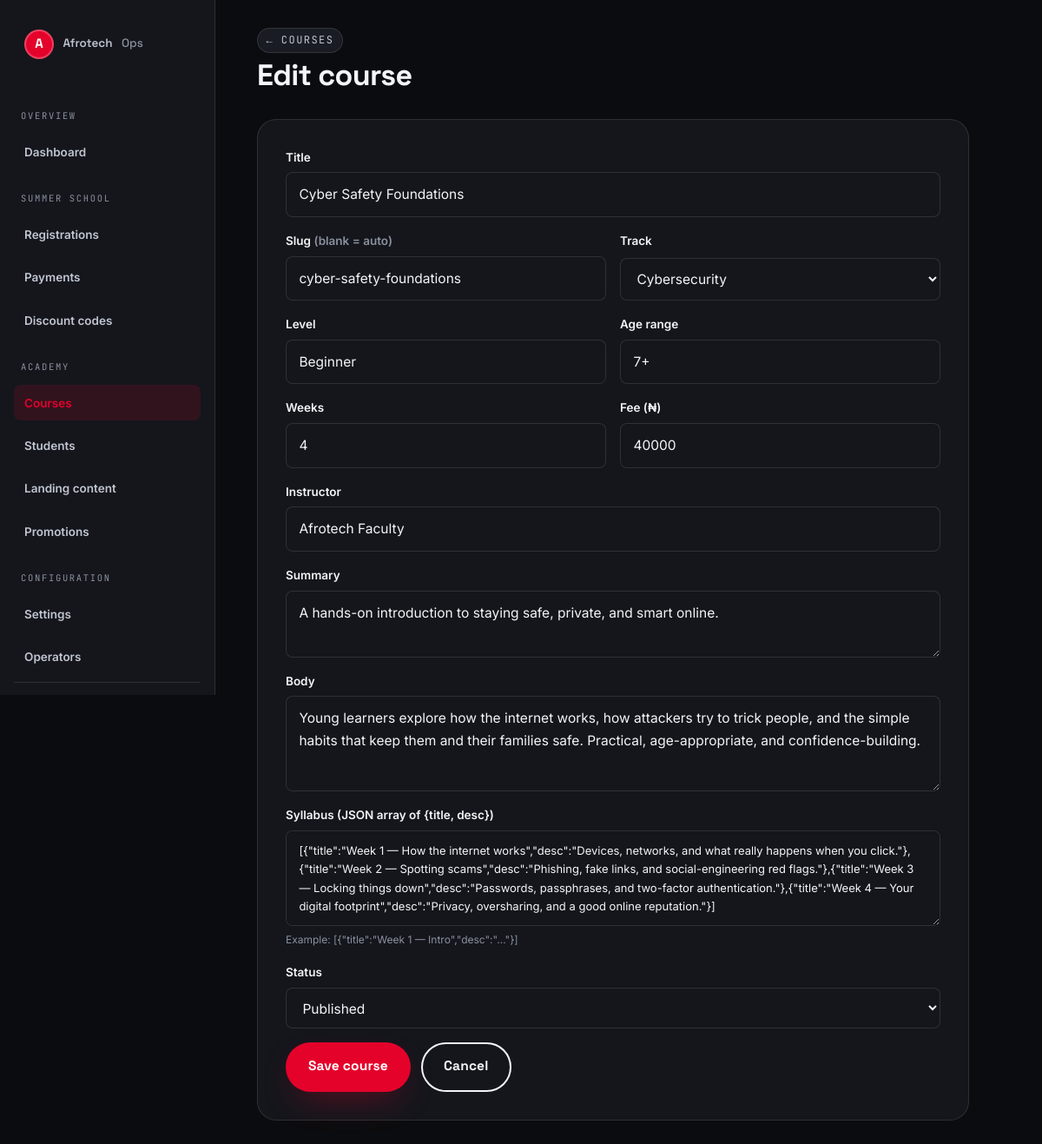
Page /admin/courses/1/edit (signed in) on the committed database.
### tables this page shows
CREATE TABLE IF NOT EXISTS `courses` (
    `id`            INT UNSIGNED AUTO_INCREMENT PRIMARY KEY,
    `title`         VARCHAR(200) NOT NULL,
    `slug`          VARCHAR(200) NOT NULL,
    `track_slug`    VARCHAR(80)  DEFAULT NULL,
    `level`         VARCHAR(40)  DEFAULT 'Beginner',
    `age_range`     VARCHAR(40)  DEFAULT '7+',
    `weeks`         INT NOT NULL DEFAULT 4,
    `instructor`    VARCHAR(160) DEFAULT NULL,
    `price_naira`   INT NOT NULL DEFAULT 0,
    `summary`       VARCHAR(500) DEFAULT NULL,
    `body`          MEDIUMTEXT,
    `syllabus_json` TEXT,                        
    `cover`         VARCHAR(255) DEFAULT NULL,
    `status`        ENUM('draft','published') NOT NULL DEFAULT 'draft',
    `created_at`    TIMESTAMP NOT NULL DEFAULT CURRENT_TIMESTAMP,
    `updated_at`    TIMESTAMP NOT NULL DEFAULT CURRENT_TIMESTAMP ON UPDATE CURRENT_TIMESTAMP,
    UNIQUE KEY `courses_slug` (`slug`),
    KEY `courses_status` (`status`),
    KEY `courses_track`  (`track_slug`)
);

### src/core/View.php (called while the page is built, shortened)
<?php
class View {
    public static function render(string $page, array $data = [], string $layout = 'main'): void {
        $pagePath   = AFT_ROOT . '/src/views/' . $page . '.php';
        $defaults = [
            'title'       => AFT_NAME . ' — ' . AFT_TAGLINE,
            'description' => AFT_DESC,
            'bodyClass'   => '',
            'canonical'   => url(current_path()),
            'breadcrumbs' => [],
        ];
        $data = array_merge($defaults, $data);
        extract($data, EXTR_SKIP);
        require $pagePath;
    }
}

### src/core/Controller.php (called while the page is built, shortened)
<?php
class Controller {
    public function view(string $page, array $data = [], string $layout = 'main'): void {
        View::render($page, $data, $layout);
    }
}

### src/controllers/Admin/CoursesController.php (called while the page is built, shortened)
<?php
class CoursesController extends \Controller {
    public function edit(string $id = ''): void {
        $course = $id ? \Course::find((int)$id) : null;
        $this->view('admin/courses/edit', [
            'title'  => ($course ? 'Edit course' : 'New course') . ' · ' . AFT_NAME . ' Ops',
            'course' => $course,
            'tracks' => \Track::options(),
        ], 'admin');
    }
}

### index.php (called while the page is built, shortened)
<?php
require AFT_ROOT . '/src/core/Helpers.php';
require AFT_ROOT . '/src/core/Database.php';
require AFT_ROOT . '/src/core/View.php';
require AFT_ROOT . '/src/core/Controller.php';
require AFT_ROOT . '/src/core/Router.php';
spl_autoload_register(function (string $class): void {
    $candidates = [
        AFT_ROOT . '/src/controllers/' . str_replace('\\', '/', $class) . '.php',
        AFT_ROOT . '/src/models/' . $class . '.php',
    ];
    foreach ($candidates as $path) {
        if (is_file($path)) { require $path; return; }
    }
});
$router = new Router();
try {
    $path = parse_url($_SERVER['REQUEST_URI'] ?? '/', PHP_URL_PATH) ?: '/';
    $router->dispatch($_SERVER['REQUEST_METHOD'] ?? 'GET', $path);
} catch (Throwable $e) {
    if (AFT_DEBUG) {
        http_response_code(500);
        echo '<pre style="font:12px/1.5 monospace;padding:24px;">';
        echo htmlspecialchars($e->getMessage() . "\n\n" . $e->getTraceAsString());
        echo '</pre>';
    } else {
        error_log('[aft] ' . $e->getMessage() . ' @ ' . $e->getFile() . ':' . $e->getLine());
        try {
            http_response_code(500);
            (new Controller())->view('pages/500', ['title' => 'Something broke'], 'main');
        } catch (Throwable $inner) {
            error_log('[aft/500] ' . $inner->getMessage());
            if (!headers_sent()) header('Content-Type: text/html; charset=utf-8');
            echo '<!doctype html><meta charset="utf-8"><title>Service interrupted</title>'
               . '<style>body{font:16px/1.6 system-ui,sans-serif;padding:48px;max-width:640px;margin:auto;}'
               . 'h1{font-size:28px;}a{color:#E4022B;}</style>'
               . '<h1>The academy is briefly unavailable.</h1>'
               . '<p>We logged this. Try again in a moment, or '
               . '<a href="mailto:reachus@afrostrength.com">email us</a> if it persists.</p>';
        }
    }
} finally {
    if (function_exists('session_status') && session_status() === PHP_SESSION_ACTIVE) {
        @session_write_close();
    }
}

### src/core/Helpers.php (called while the page is built, shortened)
<?php
function e(?string $value): string {
    return htmlspecialchars((string)$value, ENT_QUOTES | ENT_SUBSTITUTE, 'UTF-8');
}
function url(string $path = '/'): string {
    return rtrim(AFT_URL, '/') . '/' . ltrim($path, '/');
}

### config/database.php (called while the page is built)
<?php
return [
    'host'    => getenv('DB_HOST') ?: '127.0.0.1',
    'port'    => (int)(getenv('DB_PORT') ?: 3306),
    'name'    => getenv('DB_NAME') ?: 'afrotech',
    'user'    => getenv('DB_USER') ?: 'root',
    'pass'    => getenv('DB_PASS') ?: '',
    'charset' => 'utf8mb4',
];

### src/core/Database.php (called while the page is built, shortened)
<?php
class Database {
    private static ?PDO $pdo = null;
    private static ?bool $available = null;
    public static function pdo(): PDO {
        if (self::$pdo) return self::$pdo;
        $cfg = require AFT_ROOT . '/config/database.php';
        $dsn = sprintf(
            'mysql:host=%s;port=%d;dbname=%s;charset=%s',
            $cfg['host'], $cfg['port'], $cfg['name'], $cfg['charset']
        );
        try {
            self::$pdo = new PDO($dsn, $cfg['user'], $cfg['pass'], [
                PDO::ATTR_ERRMODE            => PDO::ERRMODE_EXCEPTION,
                PDO::ATTR_DEFAULT_FETCH_MODE => PDO::FETCH_ASSOC,
                PDO::ATTR_EMULATE_PREPARES   => false,
            ]);
            self::$available = true;
        } catch (PDOException $e) {
            self::$available = false;
            error_log('[aft/db] ' . $e->getMessage());
            throw $e;
        }
        return self::$pdo;
    }
    public static function one(string $sql, array $bindings = []): ?array {
        $st = self::pdo()->prepare($sql);
        $st->execute($bindings);
        $row = $st->fetch();
        return $row ?: null;
    }
    public static function available(): bool {
        if (self::$available !== null) return self::$available;
        try { self::pdo(); return self::$available = true; }
        catch (Throwable $e) { return self::$available = false; }
    }
}

### src/models/Course.php (called while the page is built, shortened)
<?php
class Course {
    public static function find(int $id): ?array {
        return Database::one("SELECT * FROM courses WHERE id = ?", [$id]);
    }
}

### src/views/admin/courses/edit.php (the view, shortened to what this page needs)
<?php
$c = $course ?? [];
$val = fn($k, $d = '') => e($c[$k] ?? $d);
?>
<div class="topbar">
  <div><a class="pill" href="<?= e(url('/admin/courses')) ?>">← Courses</a>
    <h1 class="mt-2"><?= $course ? 'Edit course' : 'New course' ?></h1></div>
</div>
<div class="panel" style="max-width:820px">
  <form class="form" method="post" action="<?= e(url('/admin/courses/save')) ?>">
    <div class="field"><label>Title</label><input type="text" name="title" value="<?= $val('title') ?>" required></div>
    <div class="form__row">
      <div class="field"><label>Slug <span class="muted">(blank = auto)</span></label><input type="text" name="slug" value="<?= $val('slug') ?>"></div>
      <div class="field"><label>Track</label>
        <select name="track_slug"><option value="">— None —</option>
          <?php foreach ($tracks as $slug=>$name): ?><option value="<?= e($slug) ?>" <?= ($c['track_slug']??'')===$slug?'selected':'' ?>><?= e($name) ?></option><?php endforeach; ?>
        </select>
      </div>
    </div>
    <div class="form__row">
      <div class="field"><label>Level</label><input type="text" name="level" value="<?= $val('level','Beginner') ?>"></div>
      <div class="field"><label>Age range</label><input type="text" name="age_range" value="<?= $val('age_range','7+') ?>"></div>
    </div>
    <div class="form__row">
      <div class="field"><label>Weeks</label><input type="number" name="weeks" value="<?= $val('weeks','4') ?>"></div>
      <div class="field"><label>Fee (₦)</label><input type="number" name="price_naira" value="<?= $val('price_naira','40000') ?>"></div>
    </div>
    <div class="field"><label>Instructor</label><input type="text" name="instructor" value="<?= $val('instructor','Afrotech Faculty') ?>"></div>
    <div class="field"><label>Summary</label><textarea name="summary" style="min-height:70px"><?= $val('summary') ?></textarea></div>
    <div class="field"><label>Body</label><textarea name="body"><?= $val('body') ?></textarea></div>
    <div class="field"><label>Syllabus (JSON array of {title, desc})</label><textarea name="syllabus_json" class="mono" style="font-size:13px"><?= $val('syllabus_json') ?></textarea><div class="hint">Example: [{"title":"Week 1 — Intro","desc":"…"}]</div></div>
    <div class="field"><label>Status</label>
      <select name="status">
        <option value="published" <?= ($c['status']??'')==='published'?'selected':'' ?>>Published</option>
      </select>
    </div>
    <div class="flex"><button class="btn btn--primary">Save course</button><a class="btn btn--ghost" href="<?= e(url('/admin/courses')) ?>">Cancel</a></div>
  </form>
</div>

### src/core/Router.php (shortened to what this page needs)
<?php
class Router {
    private array $routes = ['GET' => [], 'POST' => []];
    public function get(string $pattern, array $handler): void {
        $this->routes['GET'][] = ['pattern' => $pattern, 'handler' => $handler];
    }
    public function post(string $pattern, array $handler): void {
        $this->routes['POST'][] = ['pattern' => $pattern, 'handler' => $handler];
    }
    public function dispatch(string $method, string $path): void {
        $method = strtoupper($method);
        foreach ($this->routes[$method] ?? [] as $route) {
            $regex = $this->compile($route['pattern']);
            if (preg_match($regex, $path, $matches)) {
                array_shift($matches);
                $params = array_filter($matches, 'is_string', ARRAY_FILTER_USE_KEY);
                $this->invoke($route['handler'], array_values($params));
                return;
            }
        }
    }
    private function compile(string $pattern): string {
        $regex = preg_replace_callback('#\{([a-zA-Z_]+)\}#', function ($m) {
            return '(?P<' . $m[1] . '>[a-zA-Z0-9\-\_]+)';
        }, $pattern);
        return '#^' . $regex . '/?$#';
    }
    private function invoke(array $handler, array $args): void {
        [$class, $method] = $handler;
        $instance = new $class();
        call_user_func_array([$instance, $method], $args);
    }
}

### assets/css/tokens.css (style rules this page uses)
:root { --red: #E4022B; --red-hi: #FF1F3D; --red-deep: #A80016; --maroon: #5E0A12; --ink: #0E0E0E; --ink-2: #2A2A2A; --paper: #FBFBFB; --paper-2: #F2F2F3; --card: #FFFFFF; --card-2: #F7F7F8; --txt: #131313; --txt-2: #4A4741; --txt-3: #837D72; --on-red: #FFFFFF; --hair: rgba(14,14,14,0.12); --hair-2: rgba(14,14,14,0.07); --shadow: 0 18px 44px -20px rgba(14,14,14,0.35); --shadow-sm: 0 8px 24px -14px rgba(14,14,14,0.28); --glow: 0 16px 40px -14px rgba(228,2,43,0.45); --ff-display: 'Space Grotesk', 'Montserrat', system-ui, sans-serif; --ff-body: 'Inter', system-ui, -apple-system, 'Segoe UI', sans-serif; --ff-mono: 'JetBrains Mono', 'SFMono-Regular', Consolas, monospace; --fs-d1: clamp(46px, 9vw, 118px); --fs-d2: clamp(32px, 5vw, 62px); --fs-h1: clamp(28px, 4vw, 46px); --fs-h2: clamp(23px, 3vw, 34px); --fs-h3: 20px; --fs-lg: 18px; --fs-md: 15.5px; --fs-sm: 13.5px; --fs-xs: 12px; --sp-1: 4px; --sp-2: 8px; --sp-3: 12px; --sp-4: 16px; --sp-5: 24px; --sp-6: 32px; --sp-7: 40px; --sp-8: 56px; --sp-9: 72px; --sp-10: 96px; --sp-11: 128px; --r-sm: 8px; --r-md: 14px; --r-lg: 22px; --r-xl: 32px; --r-pill: 999px; --wrap: 1180px; --ease: cubic-bezier(0.16, 1, 0.3, 1); --t-fast: 140ms; --t-med: 260ms; --t-slow: 520ms; color-scheme: light; }
:root[data-theme="dark"] { --paper: #0B0C0F; --paper-2: #101217; --card: #14161C; --card-2: #191C23; --txt: #F4F5F7; --txt-2: #C0C5D0; --txt-3: #8A909E; --ink: #F4F5F7; --ink-2: #C0C5D0; --hair: rgba(255,255,255,0.11); --hair-2: rgba(255,255,255,0.06); --shadow: 0 20px 50px -20px rgba(0,0,0,0.7); --shadow-sm: 0 10px 28px -16px rgba(0,0,0,0.6); color-scheme: dark; }

### assets/css/app.css (style rules this page uses)
*, *::before, *::after { box-sizing: border-box; }
* { margin: 0; }
html { -webkit-text-size-adjust: 100%; scroll-behavior: smooth; }
body { font-family: var(--ff-body); font-size: var(--fs-md); line-height: 1.65; color: var(--txt); background: var(--paper); -webkit-font-smoothing: antialiased; text-rendering: optimizeLegibility; min-height: 100vh; display: flex; flex-direction: column; }
a { color: inherit; text-decoration: none; }
button { font: inherit; cursor: pointer; }
h1, h2, h3, h4 { font-family: var(--ff-display); font-weight: 700; line-height: 1.04; letter-spacing: -0.02em; color: var(--ink); }
.muted { color: var(--txt-3); }
.btn { display: inline-flex; align-items: center; gap: .55em; font-family: var(--ff-display); font-weight: 700; font-size: var(--fs-md); letter-spacing: .01em; padding: 0.85rem 1.5rem; border-radius: var(--r-pill); border: 2px solid transparent; transition: transform var(--t-fast) var(--ease), box-shadow var(--t-med) var(--ease), background var(--t-fast); white-space: nowrap; }
.btn--primary { background: var(--red); color: var(--on-red); box-shadow: var(--glow); }
.btn--ghost { background: transparent; color: var(--ink); border-color: var(--ink); }
.pill { display: inline-flex; align-items: center; gap: .4em; font-family: var(--ff-mono); font-size: var(--fs-xs); text-transform: uppercase; letter-spacing: .12em; padding: .3em .8em; border-radius: var(--r-pill); border: 1px solid var(--hair); color: var(--txt-2); background: var(--card-2); }
.form { display: grid; gap: var(--sp-4); }
.form__row { display: grid; gap: var(--sp-4); grid-template-columns: 1fr 1fr; }
.field { display: grid; gap: .4rem; }
.field > label { font-size: var(--fs-sm); font-weight: 600; color: var(--txt); }
.field input, .field select, .field textarea { font: inherit; font-size: var(--fs-md); color: var(--txt); background: var(--card); border: 1.5px solid var(--hair); border-radius: var(--r-sm); padding: .75rem .9rem; width: 100%; transition: border-color var(--t-fast), box-shadow var(--t-fast); }
.field textarea { min-height: 110px; resize: vertical; }
.field .hint { font-size: var(--fs-xs); color: var(--txt-3); }
.mono { font-family: var(--ff-mono); }
.flex { display: flex; gap: var(--sp-3); align-items: center; }
.mt-2 { margin-top:var(--sp-2) }

### assets/css/admin.css (style rules this page uses)
.topbar { display: flex; align-items: center; justify-content: space-between; gap: var(--sp-4); margin-bottom: var(--sp-6); flex-wrap: wrap; }
.topbar h1 { font-size: var(--fs-h2); }
.panel { background: var(--card); border: 1px solid var(--hair); border-radius: var(--r-lg); padding: var(--sp-6); margin-bottom: var(--sp-5); }

### rows in the picture
courses: title "Cyber Safety Foundations", slug "cyber-safety-foundations", track_slug "Cybersecurity", level "Beginner", age_range "7+", weeks "4", price_naira "40000", instructor "Afrotech Faculty", summary "A hands-on introduction to staying safe, private, and smart online.", body "Young learners explore how the internet works, how attackers try to trick people, and the simple habits that keep them and their families safe. Practical, age-appropriate, and confidence-building.", syllabus_json "[{\"title\":\"Week 1 — How the internet works\",\"desc\":\"Devices, networks, and what really happens when you click.\"},{\"title\":\"Week 2 — Spotting scams\",\"desc\":\"Phishing, fake links, and social-engineering red flags.\"},{\"title\":\"Week 3 — Locking things down\",\"desc\":\"Passwords, passphrases, and two-factor authentication.\"},{\"title\":\"Week 4 — Your digital footprint\",\"desc\":\"Privacy, oversharing, and a good online reputation.\"}]", status "Published"

### other values in the picture
$group "OVERVIEW"
$label "Dashboard"
$group "SUMMER SCHOOL"
$label "Registrations"
$label "Payments"
$label "Discount codes"
$group "ACADEMY"
$label "Courses"
$label "Students"
$label "Landing content"
$label "Promotions"
$group "CONFIGURATION"
$label "Settings"
$label "Operators"
